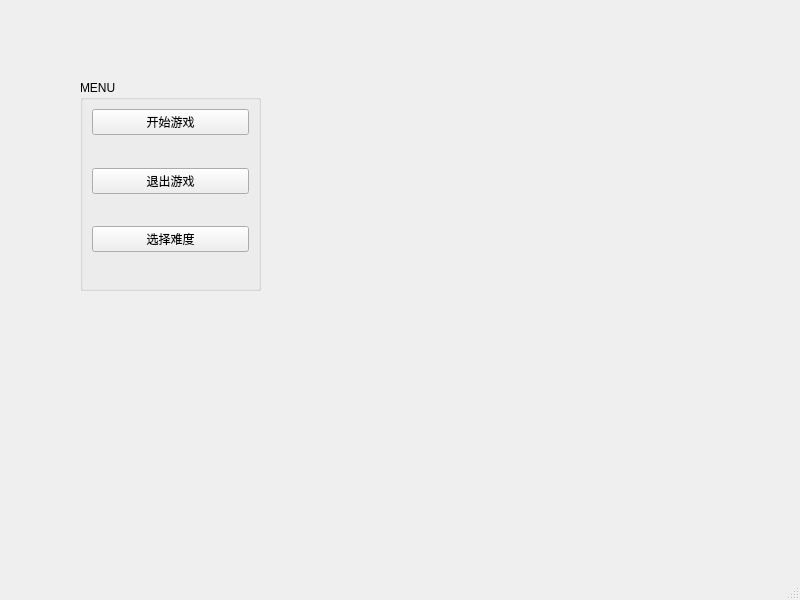
<?xml version="1.0" encoding="UTF-8"?>
<ui version="4.0">
 <class>Aimlab</class>
 <widget class="QMainWindow" name="Aimlab">
  <property name="geometry">
   <rect>
    <x>0</x>
    <y>0</y>
    <width>800</width>
    <height>600</height>
   </rect>
  </property>
  <property name="windowTitle">
   <string>Aimlab</string>
  </property>
  <widget class="QWidget" name="centralwidget">
   <widget class="QGroupBox" name="groupBox">
    <property name="geometry">
     <rect>
      <x>80</x>
      <y>80</y>
      <width>181</width>
      <height>211</height>
     </rect>
    </property>
    <property name="title">
     <string>MENU</string>
    </property>
    <layout class="QVBoxLayout" name="verticalLayout">
     <item>
      <widget class="QPushButton" name="startbutton">
       <property name="text">
        <string>开始游戏</string>
       </property>
      </widget>
     </item>
     <item>
      <spacer name="verticalSpacer">
       <property name="orientation">
        <enum>Qt::Orientation::Vertical</enum>
       </property>
       <property name="sizeHint" stdset="0">
        <size>
         <width>20</width>
         <height>40</height>
        </size>
       </property>
      </spacer>
     </item>
     <item>
      <widget class="QPushButton" name="exitbutton">
       <property name="text">
        <string>退出游戏</string>
       </property>
      </widget>
     </item>
     <item>
      <spacer name="verticalSpacer_3">
       <property name="orientation">
        <enum>Qt::Orientation::Vertical</enum>
       </property>
       <property name="sizeHint" stdset="0">
        <size>
         <width>20</width>
         <height>40</height>
        </size>
       </property>
      </spacer>
     </item>
     <item>
      <widget class="QPushButton" name="levelButton">
       <property name="text">
        <string>选择难度</string>
       </property>
      </widget>
     </item>
     <item>
      <spacer name="verticalSpacer_2">
       <property name="orientation">
        <enum>Qt::Orientation::Vertical</enum>
       </property>
       <property name="sizeHint" stdset="0">
        <size>
         <width>20</width>
         <height>40</height>
        </size>
       </property>
      </spacer>
     </item>
    </layout>
   </widget>
  </widget>
  <widget class="QStatusBar" name="statusbar"/>
  <action name="actionEXIT">
   <property name="text">
    <string>EXIT</string>
   </property>
  </action>
 </widget>
 <resources/>
 <connections/>
</ui>
